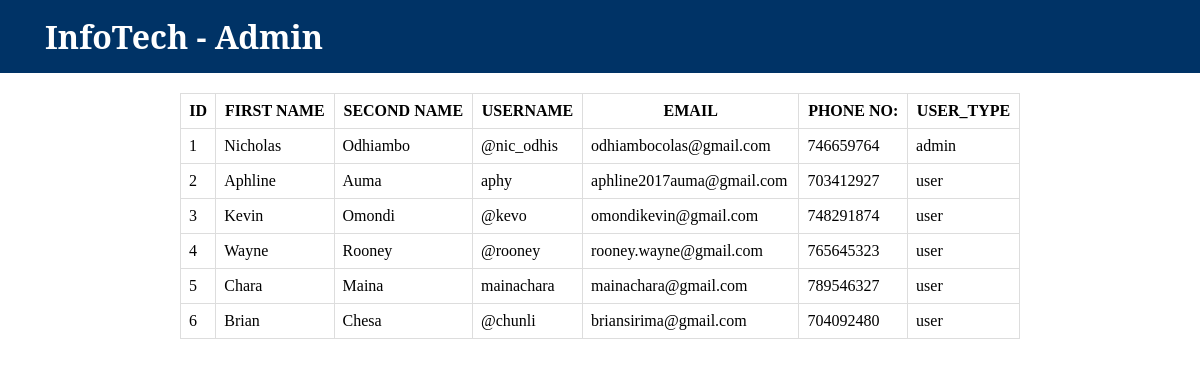
The page /admin/view_user.php on the database its author committed.
### tables this page shows
CREATE TABLE `users` (
  `user_id` int(11) NOT NULL,
  `fname` varchar(255) NOT NULL,
  `sname` varchar(255) NOT NULL,
  `username` varchar(255) NOT NULL,
  `email` varchar(255) NOT NULL,
  `mobile` int(15) NOT NULL,
  `user_type` varchar(255) NOT NULL,
  `password` varchar(100) NOT NULL
);

### admin/view_user.php (the view, shortened to what this page needs)
<?php include('../functions.php') ?>
<?php
$sql = "SELECT * FROM users";
$result = mysqli_query($db, $sql);
$users = mysqli_fetch_all($result, MYSQLI_ASSOC);
?>
<!DOCTYPE html>
<html>
<head>
	<link rel="stylesheet" type="text/css" href="../css/adminstyle.css">
</head>
<div class="header">
		<div class="logo">
			<a href="<?php echo BASE_URL .'admin/dashboard.php' ?>">
				<h1>InfoTech - Admin</h1>
			</a>
		</div>
</div>
    <body>
        <table>
            <thead>
                <th>ID</th>
                <th>FIRST NAME</th>
                <th>SECOND NAME</th>
                <th>USERNAME</th>
                <th>EMAIL</th>
                <th>PHONE NO:</th>
                <th>USER_TYPE</th>
            </thead>
            <tbody>
            <?php foreach ($users as $user): ?>
            <tr>
            <td><?php echo $user['user_id']; ?></td>
            <td><?php echo $user['fname']; ?></td>
            <td><?php echo $user['sname']; ?></td>
            <td><?php echo $user['username']; ?></td>
            <td><?php echo $user['email']; ?></td>
            <td><?php echo $user['mobile']; ?></td>
            <td><?php echo $user['user_type']; ?></td>
            </tr>
            <?php endforeach;?>
            </tbody>
        </table>
    </body>
</html>

### css/adminstyle.css (style rules this page uses)
* { margin: 0px; padding: 0px; }
a { text-decoration: none; }
h1, h2, h3, h4, h5, h6 { font-family: 'Noto Serif', serif; }
table { border-collapse: collapse; width: 70%; margin: 20px auto; }
th, td { padding: 8px; text-align: left; border: 1px solid #ddd; }
th { text-align: center; }
.header { padding: 15px 45px; font-family: 'Noto Serif', serif; color: white; background: black; }
.header .logo { width: 50%; float: left; }
.header .logo h1 { color: white; }
.header:after { content: ""; display: block; clear: both; }

### admin/view_user.php (style rules this page uses)
.header { background: #003366; }

### rows shown on the page
users: user_id "1", fname "Nicholas", sname "Odhiambo", username "@nic_odhis", email "odhiambocolas@gmail.com", mobile "746659764", user_type "admin"
users: user_id "2", fname "Aphline", sname "Auma", username "aphy", email "aphline2017auma@gmail.com", mobile "703412927", user_type "user"
users: user_id "3", fname "Kevin", sname "Omondi", username "@kevo", email "omondikevin@gmail.com", mobile "748291874", user_type "user"
users: user_id "4", fname "Wayne", sname "Rooney", username "@rooney", email "rooney.wayne@gmail.com", mobile "765645323", user_type "user"
users: user_id "5", fname "Chara", sname "Maina", username "mainachara", email "mainachara@gmail.com", mobile "789546327", user_type "user"
users: user_id "6", fname "Brian", sname "Chesa", username "@chunli", email "briansirima@gmail.com", mobile "704092480", user_type "user"
